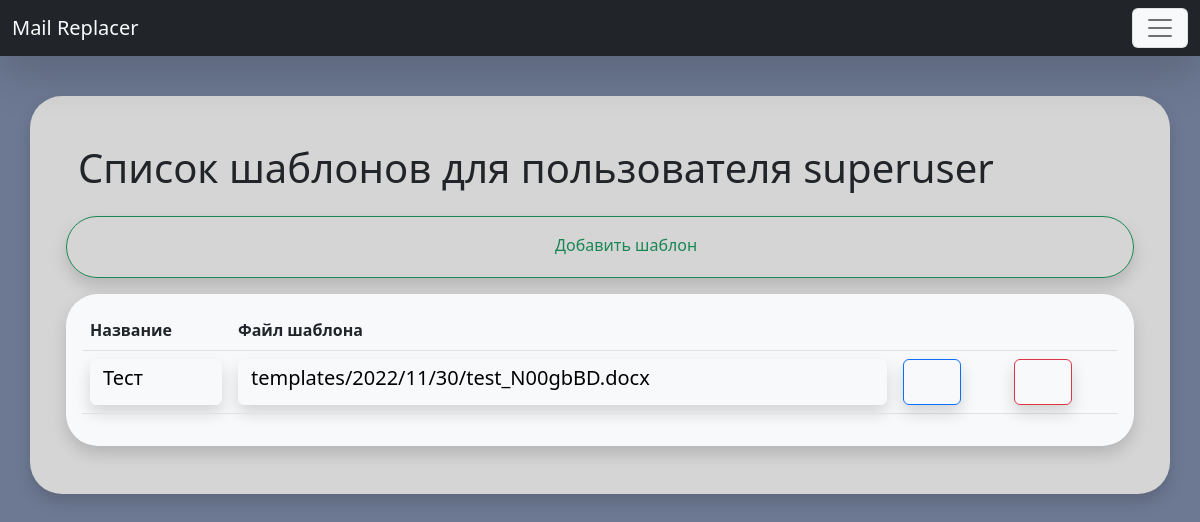
The page /template/list/ (signed in) on the database as committed earlier.
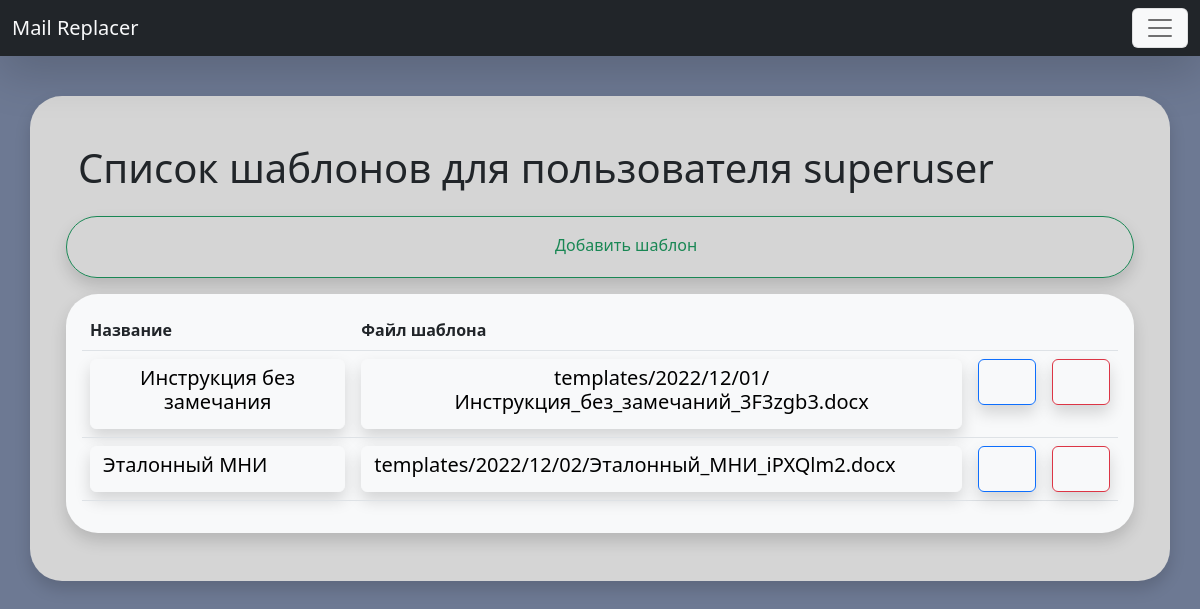
The same page on the database as committed later.
### Replacer/models.py (models this page shows, shortened)
class Template(models.Model):
    title = models.CharField(max_length=255, db_index=True, verbose_name='Наименование шаблона')
    file = models.FileField(upload_to='templates/%Y/%m/%d/', blank=False, verbose_name='Файл шаблона')
    owner = models.ForeignKey(User, on_delete=models.CASCADE, blank=True, null=True, verbose_name='Владелец')
    def get_absolute_url(self):
        return reverse('template', kwargs={"pk": self.pk})
    class Meta:
        verbose_name = 'Шаблон'
        verbose_name_plural = 'Шаблоны'
        ordering = ['pk']

### Replacer/views.py (the view)
# urls.py: path('template/list/', TemplateListView.as_view(), name='template_list'),
class TemplateListView(TemplateBaseView, LoginRequiredMixin, ListView):
    context_object_name = 'template_list'
    template_name = 'Replacer/template_list.html'
    def get_context_data(self, **kwargs):
        context = super().get_context_data(**kwargs)
        context['form'] = TemplateBaseForm()
        return context
    def get_queryset(self):
        queryset = super().get_queryset()
        return queryset.filter(owner=self.request.user)

### Replacer/templatetags/custom_filters.py (called while the page is built)
@register.inclusion_tag('Replacer/include/_template_bar.html')
def show_template_bar(path, user):
    template_list = Template.objects.all().filter(owner=user)
    return {'template_list':template_list, 'path':path}

### Replacer/templates/Replacer/template_list.html (shortened to what this page needs)
{% extends 'base.html' %}
{% load static %}
{% load custom_filters %}
{% block container %}
<div class="container rounded-5 p-5 shadow" style="background-color: #d5d5d5;">
    <div class="row">
        <h1>Cписок шаблонов для пользователя {{user}}</h1>
        {% include 'Replacer/include/_add_button.html' %}
        {% if template_list %}
        <div class="bg-light shadow rounded-5 p-3">
            <table class="table">
                <thead>
                    <tr>
                        <th scope="col">Название</th>
                        <th scope="col">Файл шаблона</th>
                        <th scope="col"></th>
                        <th scope="col"></th>
                    </tr>
                </thead>
                {% for template in template_list %}
                <tbody>
                    <tr>
                        <td><a class="btn d-flex btn-light shadow"
                                href="{% url 'template' template.pk %}">
                                <h5>{{template.title}}</h5>
                            </a></td>
                        <td><a class="btn d-flex btn-light shadow" href="/media/{{template.file}}">
                            <h5>
                                {{template.file}}
                            </h5></a>
                        </td>
                        <td><a class="btn btn-outline-primary shadow" href="{% url 'template_update' template.pk %}">
                                <lord-icon src="{% static 'icons/edit.json' %}" trigger="hover"
                                    style="width:32px;height:32px">
                                </lord-icon>
                            </a>
                        </td>
                        <td><a class="btn btn-outline-danger shadow" href="{% url 'template_delete' template.pk %}">
                                <lord-icon src="{% static 'icons/delete.json' %}" trigger="hover"
                                    style="width:32px;height:32px">
                                </lord-icon>
                            </a>
                        </td>
                    </tr>
                </tbody>
                {% endfor %}
            </table>
            {% endif %}
        </div>
    </div>
    {% endblock %}

### templates/base.html (shortened to what this page needs)
<!doctype html>
{% load static %}
<html lang="ru">
<head>
    <link href="{% static 'css/bootstrap.min.css' %}" rel="stylesheet">
</head>
<body style="background-color: #6D7993;">
    {% if request.user.is_authenticated %}{% include 'include/_navbar.html' %}{% endif %}
    {% block container %}Созданные шаблоны отсутствуют{% endblock %}
</body>
</html>

### templates/include/_navbar.html (shortened to what this page needs)
{% load static %}
{% load custom_filters %}
<nav class="navbar navbar-light fixed-top shadow-lg bg-dark">
  <div class="container-fluid">
    <a class="navbar-brand text-light" href="{% url 'home' %}">Mail Replacer</a>
    <button class="navbar-toggler bg-light" type="button" data-bs-toggle="offcanvas" data-bs-target="#offcanvasNavbar"
      aria-controls="offcanvasNavbar">
      <span class="navbar-toggler-icon"></span>
    </button>
  </div>
</nav>
<div class="separator pt-5 pb-5"></div>

### Replacer/templates/Replacer/include/_template_bar.html (shortened to what this page needs)
{% load static %}

### Replacer/templates/Replacer/include/_add_button.html
{% load static %}
<button type="button" class="btn btn-outline-success shadow mt-3 mb-3 rounded-5" data-bs-toggle="modal" data-bs-target="{% if template %}
    #createField
{% else %}
    #createModal
{% endif %}">
    <lord-icon src="{% static 'icons/plus.json' %}" trigger="hover" style="width:48px;height:48px">
    </lord-icon>
    {% if template %}
    Добавить поле
{% else %}
    Добавить шаблон
{% endif %}
</button>

### Replacer/templates/Replacer/include/_modal_footer.html (shortened to what this page needs)
{% load static %}

Rows that differ between the two databases and show on the page:
removed Template: title "Тест", file "templates/2022/11/30/test_N00gbBD.docx"
added Template: title "Инструкция без замечания", file "templates/2022/12/01/Инструкция_без_замечаний_3F3zgb3.docx"
added Template: title "Эталонный МНИ", file "templates/2022/12/02/Эталонный_МНИ_iPXQlm2.docx"
